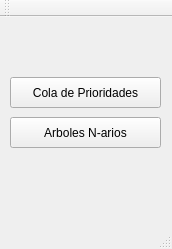
<?xml version="1.0" encoding="UTF-8"?>
<ui version="4.0">
 <class>MainWindow</class>
 <widget class="QMainWindow" name="MainWindow">
  <property name="geometry">
   <rect>
    <x>0</x>
    <y>0</y>
    <width>172</width>
    <height>249</height>
   </rect>
  </property>
  <property name="windowTitle">
   <string>MainWindow</string>
  </property>
  <widget class="QWidget" name="centralWidget">
   <widget class="QPushButton" name="pushButton">
    <property name="geometry">
     <rect>
      <x>10</x>
      <y>60</y>
      <width>151</width>
      <height>31</height>
     </rect>
    </property>
    <property name="text">
     <string>Cola de Prioridades</string>
    </property>
   </widget>
   <widget class="QPushButton" name="pushButton_2">
    <property name="geometry">
     <rect>
      <x>10</x>
      <y>100</y>
      <width>151</width>
      <height>31</height>
     </rect>
    </property>
    <property name="text">
     <string>Arboles N-arios</string>
    </property>
   </widget>
  </widget>
  <widget class="QMenuBar" name="menuBar">
   <property name="geometry">
    <rect>
     <x>0</x>
     <y>0</y>
     <width>172</width>
     <height>18</height>
    </rect>
   </property>
  </widget>
  <widget class="QToolBar" name="mainToolBar">
   <attribute name="toolBarArea">
    <enum>TopToolBarArea</enum>
   </attribute>
   <attribute name="toolBarBreak">
    <bool>false</bool>
   </attribute>
  </widget>
  <widget class="QStatusBar" name="statusBar"/>
 </widget>
 <layoutdefault spacing="6" margin="11"/>
 <resources/>
 <connections/>
</ui>
